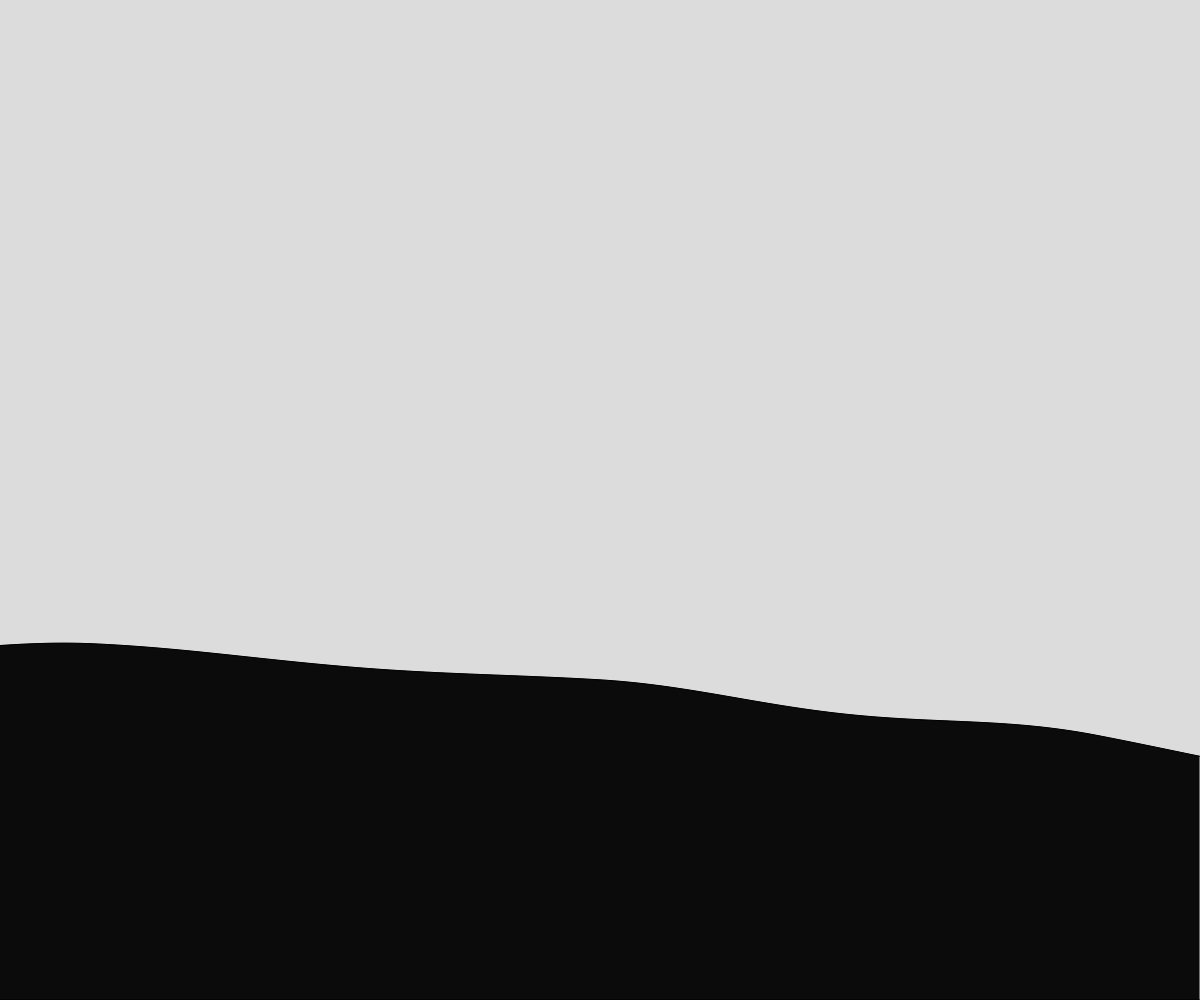
Frame 1 (no input)
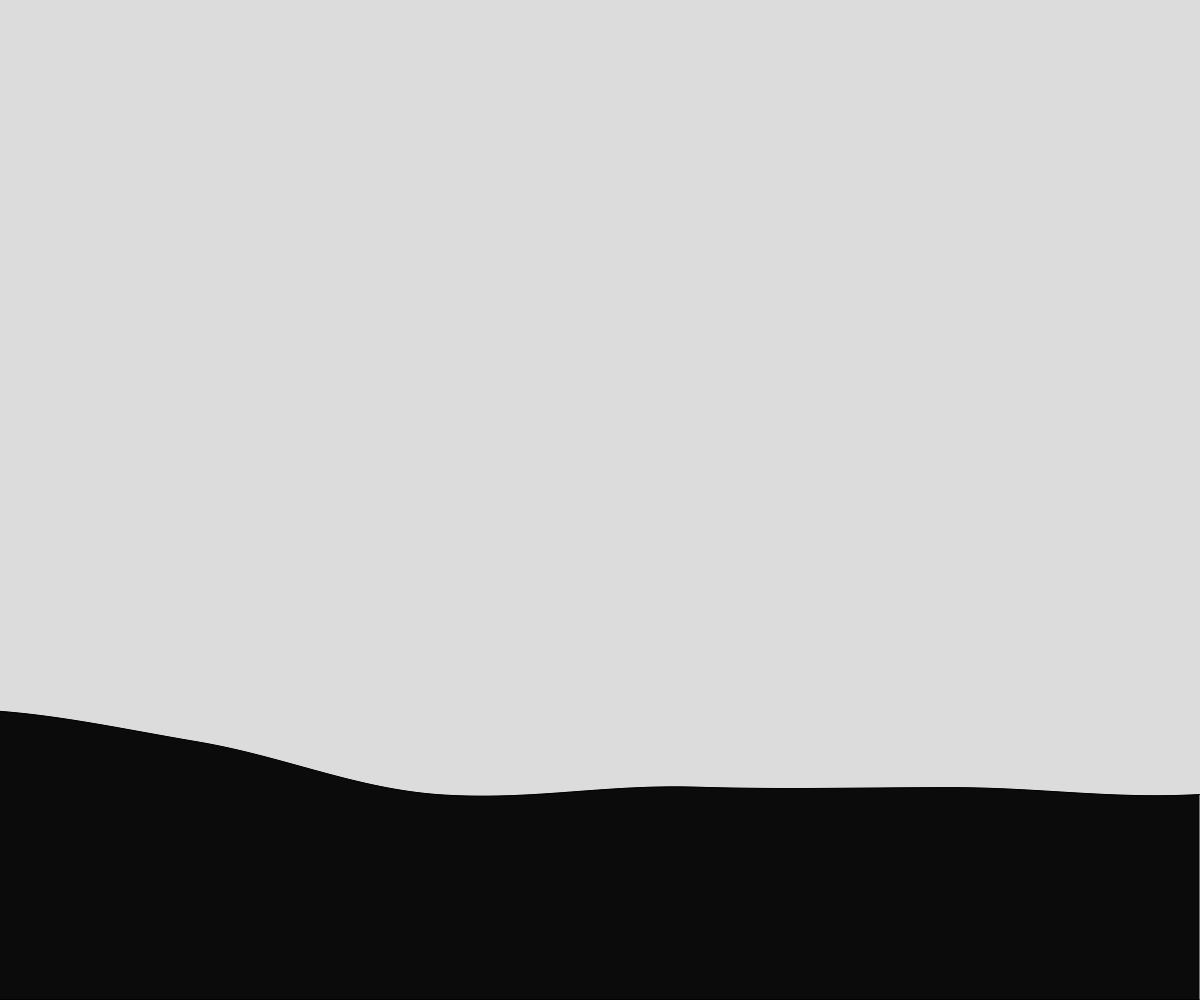
Frame 60 (no input)
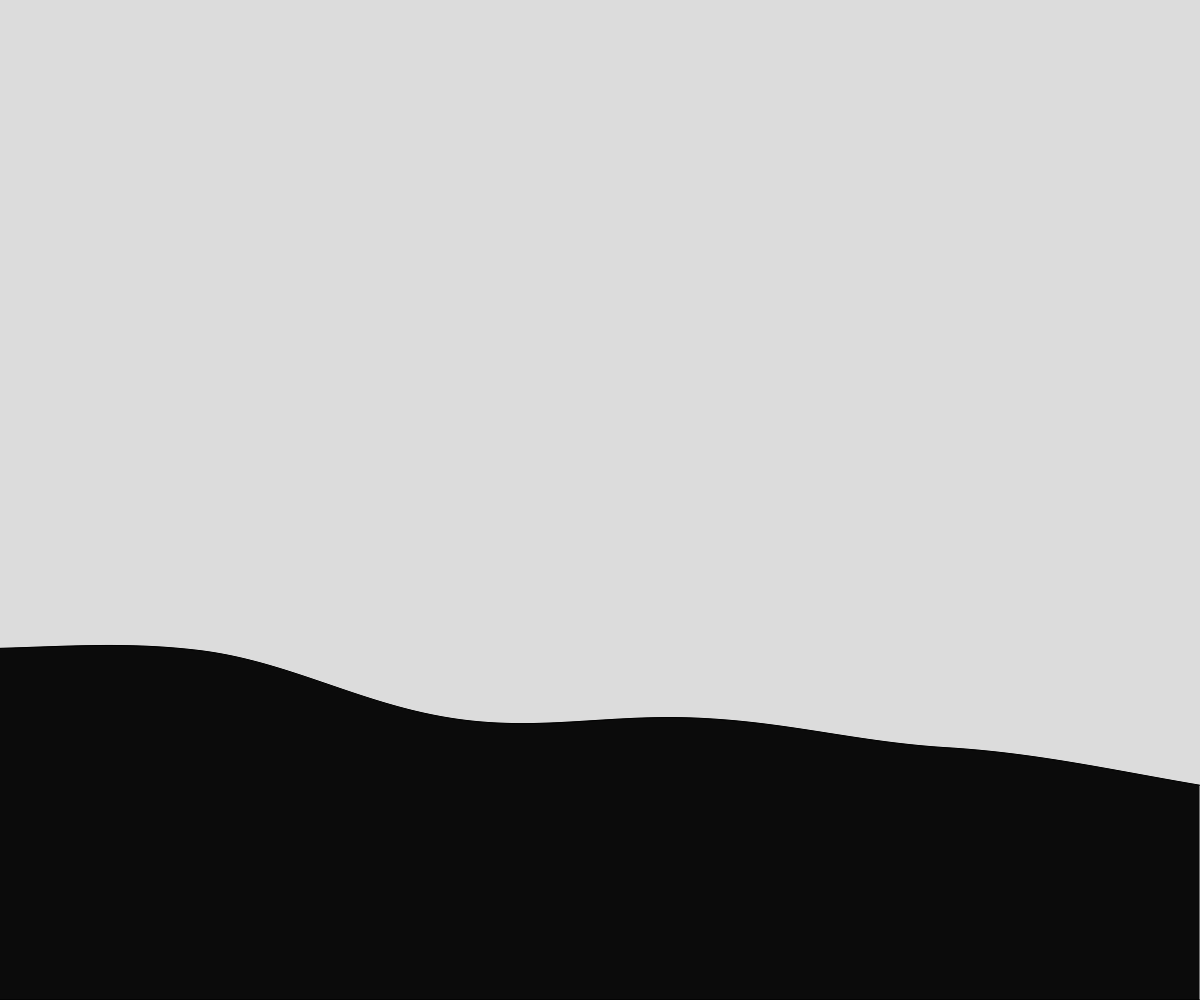
Frame 120 (the mouse pressed at the canvas centre since frame 60)

The p5.js sketch that drew these frames (run headless with seeded random() and noise() and a simulated clock; from frame 60 on, the mouse is pressed at the canvas centre):

// p5.js sketch
// ── sketch.js
// Terrain Generation
// Jason
// October 21 2022
//
// Extra for Experts:
// - describe what you did to take this project "above and beyond"

let zArray = [];
let totalHeights = 2000;
let startLocation = 0; 
let zTime;

function setup() {
  createCanvas(windowWidth, windowHeight);
  zTime = random(10000);
  makeZCoordinates(width * 2);
}

function makeZCoordinates(totalHeights) {
  for(let i = 0; i < totalHeights; i++) {
    zArray.push(noise(zTime) * 500);
    zTime += 0.0005;
  }
}

function draw() {
  background(220);
  for(let i = startLocation - width; i < startLocation + width; i++) {
    drawTerrain(i - startLocation, zArray[i], 1);
  }

  startLocation += 100;

  if(zArray.length - startLocation < width * 2) {
    makeZCoordinates(width * 2);
  }
}

function drawTerrain(x, rectHeight, rectWidth) {
  let y = height - rectHeight;
  rect(x, y, rectWidth, rectHeight);
}

function windowResized() {
  resizeCanvas(windowWidth, windowHeight);
}
